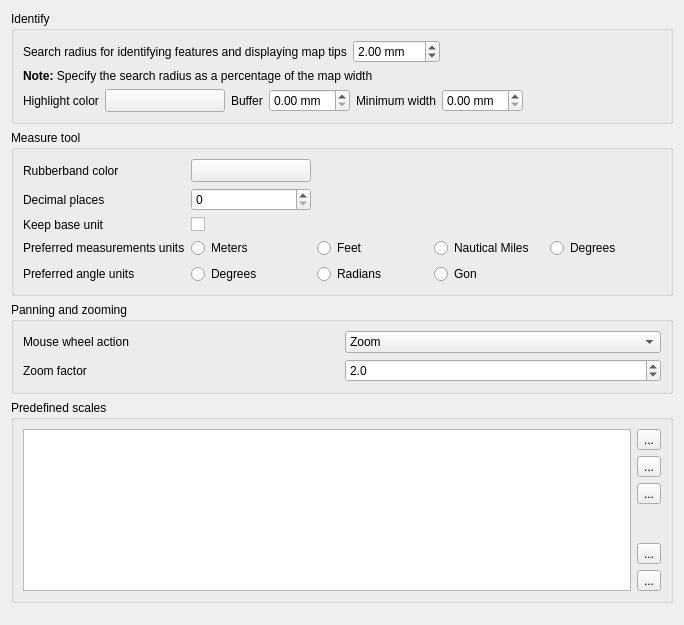
             <widget class="QWidget" name="mOptionsScrollAreaContents_05">
              <property name="geometry">
               <rect>
                <x>-74</x>
                <y>-92</y>
                <width>684</width>
                <height>625</height>
               </rect>
              </property>
              <layout class="QVBoxLayout" name="verticalLayout_30">
               <item>
                <widget class="QgsCollapsibleGroupBox" name="mIdentifyGroupBox">
                 <property name="title">
                  <string>Identify</string>
                 </property>
                 <layout class="QVBoxLayout" name="verticalLayout_37">
                  <item>
                   <layout class="QHBoxLayout" name="mIdentifyRadiusHorizontalLayout">
                    <item>
                     <widget class="QLabel" name="textLabel1_3">
                      <property name="text">
                       <string>Search radius for identifying features and displaying map tips</string>
                      </property>
                     </widget>
                    </item>
                    <item>
                     <widget class="QDoubleSpinBox" name="spinBoxIdentifyValue">
                      <property name="suffix">
                       <string> mm</string>
                      </property>
                      <property name="maximum">
                       <double>100.000000000000000</double>
                      </property>
                      <property name="singleStep">
                       <double>1.000000000000000</double>
                      </property>
                      <property name="value">
                       <double>2.000000000000000</double>
                      </property>
                     </widget>
                    </item>
                    <item>
                     <spacer name="horizontalSpacer_44">
                      <property name="orientation">
                       <enum>Qt::Horizontal</enum>
                      </property>
                      <property name="sizeHint" stdset="0">
                       <size>
                        <width>40</width>
                        <height>20</height>
                       </size>
                      </property>
                     </spacer>
                    </item>
                   </layout>
                  </item>
                  <item>
                   <widget class="QLabel" name="textLabel2">
                    <property name="text">
                     <string>&lt;b&gt;Note:&lt;/b&gt; Specify the search radius as a percentage of the map width</string>
                    </property>
                    <property name="wordWrap">
                     <bool>false</bool>
                    </property>
                   </widget>
                  </item>
                  <item>
                   <layout class="QHBoxLayout" name="mIdentifyHighlightHorizontalLayout">
                    <item>
                     <widget class="QLabel" name="mIdentifyHighlighColorLabel">
                      <property name="text">
                       <string>Highlight color</string>
                      </property>
                     </widget>
                    </item>
                    <item>
                     <widget class="QgsColorButtonV2" name="mIdentifyHighlightColorButton">
                      <property name="sizePolicy">
                       <sizepolicy hsizetype="Fixed" vsizetype="Fixed">
                        <horstretch>0</horstretch>
                        <verstretch>0</verstretch>
                       </sizepolicy>
                      </property>
                      <property name="minimumSize">
                       <size>
                        <width>120</width>
                        <height>0</height>
                       </size>
                      </property>
                      <property name="maximumSize">
                       <size>
                        <width>120</width>
                        <height>16777215</height>
                       </size>
                      </property>
                      <property name="toolTip">
                       <string>&lt;html&gt;&lt;head/&gt;&lt;body&gt;&lt;p&gt;The color used to highlight identified feature. The alpha channel is only used for polygons fill, lines and outlines are fully opaque.&lt;/p&gt;&lt;/body&gt;&lt;/html&gt;</string>
                      </property>
                      <property name="text">
                       <string/>
                      </property>
                     </widget>
                    </item>
                    <item>
                     <widget class="QLabel" name="mIdentifyHighlightBufferLabel">
                      <property name="toolTip">
                       <string/>
                      </property>
                      <property name="text">
                       <string>Buffer</string>
                      </property>
                     </widget>
                    </item>
                    <item>
                     <widget class="QDoubleSpinBox" name="mIdentifyHighlightBufferSpinBox">
                      <property name="toolTip">
                       <string>Lines / outlines buffer in millimeters.</string>
                      </property>
                      <property name="suffix">
                       <string> mm</string>
                      </property>
                     </widget>
                    </item>
                    <item>
                     <widget class="QLabel" name="mIdentifyHighlightMinWidthLabel">
                      <property name="toolTip">
                       <string/>
                      </property>
                      <property name="text">
                       <string>Minimum width</string>
                      </property>
                     </widget>
                    </item>
                    <item>
                     <widget class="QDoubleSpinBox" name="mIdentifyHighlightMinWidthSpinBox">
                      <property name="toolTip">
                       <string>Minimum line / outline width in millimeters.</string>
                      </property>
                      <property name="suffix">
                       <string> mm</string>
                      </property>
                     </widget>
                    </item>
                    <item>
                     <spacer name="horizontalSpacer_45">
                      <property name="orientation">
                       <enum>Qt::Horizontal</enum>
                      </property>
                      <property name="sizeHint" stdset="0">
                       <size>
                        <width>40</width>
                        <height>20</height>
                       </size>
                      </property>
                     </spacer>
                    </item>
                   </layout>
                  </item>
                 </layout>
                </widget>
               </item>
               <item>
                <widget class="QgsCollapsibleGroupBox" name="groupBox_6">
                 <property name="title">
                  <string>Measure tool</string>
                 </property>
                 <layout class="QGridLayout" name="gridLayout_21">
                  <item row="2" column="0">
                   <widget class="QLabel" name="textLabel1_10">
                    <property name="text">
                     <string>Rubberband color</string>
                    </property>
                   </widget>
                  </item>
                  <item row="5" column="0">
                   <widget class="QLabel" name="textLabel1_11">
                    <property name="text">
                     <string>Preferred measurements units</string>
                    </property>
                   </widget>
                  </item>
                  <item row="5" column="1">
                   <widget class="QRadioButton" name="radMeters">
                    <property name="text">
                     <string>Meters</string>
                    </property>
                   </widget>
                  </item>
                  <item row="5" column="2">
                   <widget class="QRadioButton" name="radFeet">
                    <property name="text">
                     <string>Feet</string>
                    </property>
                   </widget>
                  </item>
                  <item row="5" column="3">
                   <widget class="QRadioButton" name="radNautical">
                    <property name="text">
                     <string>Nautical Miles</string>
                    </property>
                   </widget>
                  </item>
                  <item row="5" column="4">
                   <widget class="QRadioButton" name="radDegrees">
                    <property name="text">
                     <string>Degrees</string>
                    </property>
                   </widget>
                  </item>
                  <item row="6" column="0">
                   <widget class="QLabel" name="mAngleUnitsLabel">
                    <property name="text">
                     <string>Preferred angle units</string>
                    </property>
                   </widget>
                  </item>
                  <item row="6" column="1">
                   <widget class="QRadioButton" name="mDegreesRadioButton">
                    <property name="text">
                     <string>Degrees</string>
                    </property>
                   </widget>
                  </item>
                  <item row="6" column="2">
                   <widget class="QRadioButton" name="mRadiansRadioButton">
                    <property name="text">
                     <string>Radians</string>
                    </property>
                   </widget>
                  </item>
                  <item row="3" column="0">
                   <widget class="QLabel" name="label_12">
                    <property name="text">
                     <string>Decimal places</string>
                    </property>
                   </widget>
                  </item>
                  <item row="3" column="1">
                   <widget class="QSpinBox" name="mDecimalPlacesSpinBox"/>
                  </item>
                  <item row="4" column="0">
                   <widget class="QLabel" name="label_13">
                    <property name="text">
                     <string>Keep base unit</string>
                    </property>
                   </widget>
                  </item>
                  <item row="4" column="1">
                   <widget class="QCheckBox" name="mKeepBaseUnitCheckBox">
                    <property name="text">
                     <string/>
                    </property>
                   </widget>
                  </item>
                  <item row="6" column="3">
                   <widget class="QRadioButton" name="mGonRadioButton">
                    <property name="text">
                     <string>Gon</string>
                    </property>
                   </widget>
                  </item>
                  <item row="2" column="2" colspan="3">
                   <spacer>
                    <property name="orientation">
                     <enum>Qt::Horizontal</enum>
                    </property>
                    <property name="sizeHint" stdset="0">
                     <size>
                      <width>191</width>
                      <height>20</height>
                     </size>
                    </property>
                   </spacer>
                  </item>
                  <item row="2" column="1">
                   <widget class="QgsColorButtonV2" name="pbnMeasureColor">
                    <property name="sizePolicy">
                     <sizepolicy hsizetype="Fixed" vsizetype="Fixed">
                      <horstretch>0</horstretch>
                      <verstretch>0</verstretch>
                     </sizepolicy>
                    </property>
                    <property name="minimumSize">
                     <size>
                      <width>120</width>
                      <height>0</height>
                     </size>
                    </property>
                    <property name="maximumSize">
                     <size>
                      <width>120</width>
                      <height>16777215</height>
                     </size>
                    </property>
                    <property name="text">
                     <string/>
                    </property>
                   </widget>
                  </item>
                 </layout>
                </widget>
               </item>
               <item>
                <widget class="QgsCollapsibleGroupBox" name="groupBox_10">
                 <property name="title">
                  <string>Panning and zooming</string>
                 </property>
                 <layout class="QGridLayout" name="_8">
                  <item row="1" column="0">
                   <widget class="QLabel" name="label_3">
                    <property name="text">
                     <string>Zoom factor</string>
                    </property>
                   </widget>
                  </item>
                  <item row="0" column="0">
                   <widget class="QLabel" name="label_2">
                    <property name="text">
                     <string>Mouse wheel action</string>
                    </property>
                   </widget>
                  </item>
                  <item row="1" column="1">
                   <widget class="QDoubleSpinBox" name="spinZoomFactor">
                    <property name="decimals">
                     <number>1</number>
                    </property>
                    <property name="minimum">
                     <double>1.100000000000000</double>
                    </property>
                    <property name="value">
                     <double>2.000000000000000</double>
                    </property>
                   </widget>
                  </item>
                  <item row="0" column="1">
                   <widget class="QComboBox" name="cmbWheelAction">
                    <item>
                     <property name="text">
                      <string>Zoom</string>
                     </property>
                    </item>
                    <item>
                     <property name="text">
                      <string>Zoom and recenter</string>
                     </property>
                    </item>
                    <item>
                     <property name="text">
                      <string>Zoom to mouse cursor</string>
                     </property>
                    </item>
                    <item>
                     <property name="text">
                      <string>Nothing</string>
                     </property>
                    </item>
                   </widget>
                  </item>
                 </layout>
                </widget>
               </item>
               <item>
                <widget class="QgsCollapsibleGroupBox" name="groupBox_15">
                 <property name="title">
                  <string>Predefined scales</string>
                 </property>
                 <layout class="QGridLayout" name="gridLayout_26">
                  <item row="0" column="0">
                   <widget class="QListWidget" name="mListGlobalScales"/>
                  </item>
                  <item row="0" column="1">
                   <layout class="QVBoxLayout" name="verticalLayout_13">
                    <item>
                     <widget class="QToolButton" name="pbnAddScale">
                      <property name="toolTip">
                       <string>Add predefined scale</string>
                      </property>
                      <property name="text">
                       <string>...</string>
                      </property>
                      <property name="icon">
                       <iconset resource="../../images/images.qrc">
                        <normaloff>:/images/themes/default/mActionSignPlus.png</normaloff>:/images/themes/default/mActionSignPlus.png</iconset>
                      </property>
                     </widget>
                    </item>
                    <item>
                     <widget class="QToolButton" name="pbnRemoveScale">
                      <property name="toolTip">
                       <string>Remove selected</string>
                      </property>
                      <property name="text">
                       <string>...</string>
                      </property>
                      <property name="icon">
                       <iconset resource="../../images/images.qrc">
                        <normaloff>:/images/themes/default/symbologyRemove.png</normaloff>:/images/themes/default/symbologyRemove.png</iconset>
                      </property>
                     </widget>
                    </item>
                    <item>
                     <widget class="QToolButton" name="pbnDefaultScaleValues">
                      <property name="toolTip">
                       <string>Insert default scales</string>
                      </property>
                      <property name="text">
                       <string>...</string>
                      </property>
                      <property name="icon">
                       <iconset resource="../../images/images.qrc">
                        <normaloff>:/images/themes/default/mActionOpenTable.png</normaloff>:/images/themes/default/mActionOpenTable.png</iconset>
                      </property>
                     </widget>
                    </item>
                    <item>
                     <spacer name="verticalSpacer_7">
                      <property name="orientation">
                       <enum>Qt::Vertical</enum>
                      </property>
                      <property name="sizeHint" stdset="0">
                       <size>
                        <width>20</width>
                        <height>40</height>
                       </size>
                      </property>
                     </spacer>
                    </item>
                    <item>
                     <widget class="QToolButton" name="pbnImportScales">
                      <property name="toolTip">
                       <string>Import from file</string>
                      </property>
                      <property name="text">
                       <string>...</string>
                      </property>
                      <property name="icon">
                       <iconset resource="../../images/images.qrc">
                        <normaloff>:/images/themes/default/mActionFileOpen.svg</normaloff>:/images/themes/default/mActionFileOpen.svg</iconset>
                      </property>
                     </widget>
                    </item>
                    <item>
                     <widget class="QToolButton" name="pbnExportScales">
                      <property name="toolTip">
                       <string>Export to file</string>
                      </property>
                      <property name="text">
                       <string>...</string>
                      </property>
                      <property name="icon">
                       <iconset resource="../../images/images.qrc">
                        <normaloff>:/images/themes/default/mActionFileSave.svg</normaloff>:/images/themes/default/mActionFileSave.svg</iconset>
                      </property>
                     </widget>
                    </item>
                   </layout>
                  </item>
                 </layout>
                </widget>
               </item>
               <item>
                <spacer name="verticalSpacer_3">
                 <property name="orientation">
                  <enum>Qt::Vertical</enum>
                 </property>
                 <property name="sizeHint" stdset="0">
                  <size>
                   <width>20</width>
                   <height>40</height>
                  </size>
                 </property>
                </spacer>
               </item>
              </layout>
             </widget>
